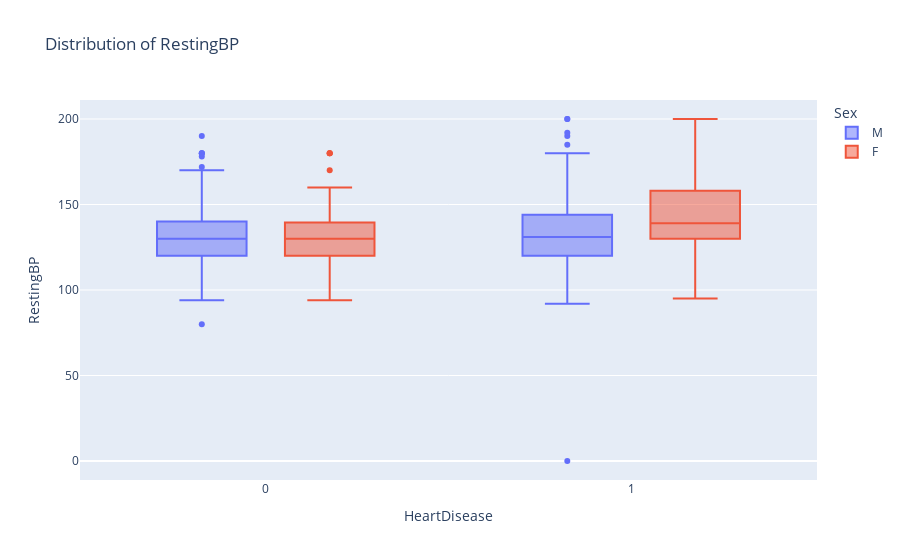

Notebook source saved alongside this figure:
### Code cell
px.box(df, y="RestingBP", x="HeartDisease",
       title=f"Distribution of RestingBP", color="Sex")

### Figure 1 — Plotly figure (JSON) as saved in the notebook; plotly's stock layout.template omitted (floating-point values rounded to 4 significant figures; data arrays with more than 128 entries replaced by an {"elided": "..."} marker saying what was removed)
{"data": [{"alignmentgroup": "True", "hovertemplate": "Sex=M<br>HeartDisease=%{x}<br>RestingBP=%{y}<extra></extra>", "legendgroup": "M", "marker": {"color": "#636efa"}, "name": "M", "notched": false, "offsetgroup": "M", "orientation": "v", "showlegend": true, "type": "box", "x": {"elided": "725 int values"}, "x0": " ", "xaxis": "x", "y": {"elided": "725 int values"}, "y0": " ", "yaxis": "y"}, {"alignmentgroup": "True", "hovertemplate": "Sex=F<br>HeartDisease=%{x}<br>RestingBP=%{y}<extra></extra>", "legendgroup": "F", "marker": {"color": "#EF553B"}, "name": "F", "notched": false, "offsetgroup": "F", "orientation": "v", "showlegend": true, "type": "box", "x": {"elided": "193 int values"}, "x0": " ", "xaxis": "x", "y": {"elided": "193 int values"}, "y0": " ", "yaxis": "y"}], "layout": {"boxmode": "group", "legend": {"title": {"text": "Sex"}, "tracegroupgap": 0}, "title": {"text": "Distribution of RestingBP"}, "xaxis": {"anchor": "y", "domain": [0, 1], "title": {"text": "HeartDisease"}}, "yaxis": {"anchor": "x", "domain": [0, 1], "title": {"text": "RestingBP"}}}}
